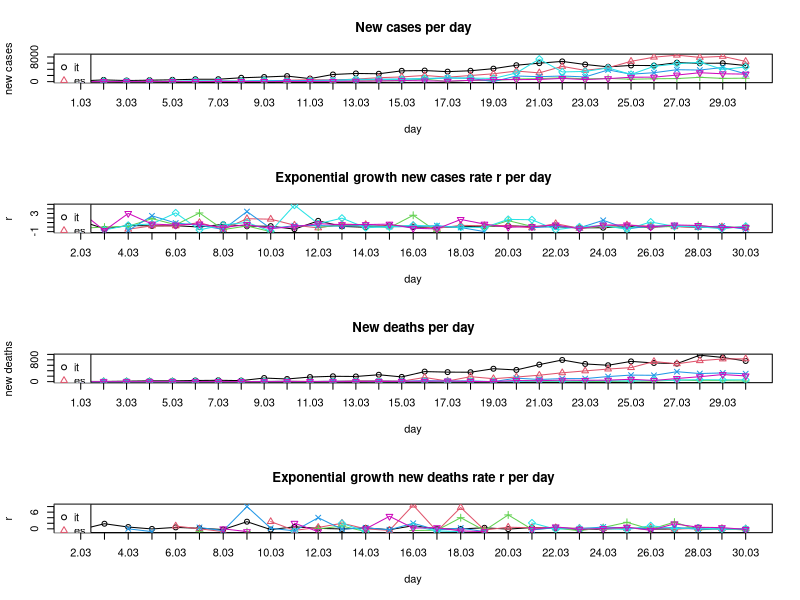

R code for this plot:
## Exponential growth
# y = a * (1 + r)^x
# a = initial value (the amount before measuring growth or decay)
# r = growth or decay rate (most often represented as a percentage and expressed as a decimal)
# x = number of time intervals that have passed
# (y/a)^(1/x) - 1 = r

BASE_DIR <- "~/covid-19/"
setwd(BASE_DIR)

## March: New confirmed covid-19 cases per day. Data taken from daily situation reports from the WHO website.
days <- c('01.03','02.03','03.03','04.03','05.03','06.03','07.03',
          '08.03','09.03','10.03','11.03','12.03','13.03','14.03',
          '15.03','16.03','17.03','18.03','19.03','20.03','21.03',
          '22.03','23.03','24.03','25.03','26.03','27.03','28.03',
          '29.03','30.03')
it <- c(240,561,347,466,587,769,778,1247,1492,1797,977,2313,2651,
        2547,3497,3590,3233,3526,4207,5322,5986,6557,5560,4789,5249,
        5210,6153,5959,5974,5217)
es <- c(13,0,69,37,47,59,117,56,159,435,615,501,825,1266,1522,2000,
        1438,1987,2538,3431,2833,4946,3646,4517,6584,7937,8578,7871,
        8189,6549)
ch <- c(8,6,6,7,20,30,123,55,68,0,159,154,213,267,234,841,0,450,353,
        853,977,1237,894,1044,774,925,1000,1390,1048,1122)
fr <- c(43,0,91,21,73,138,193,93,410,286,372,495,591,780,829,911,
        1193,1079,0,1834,1598,1821,1525,3794,2410,2895,3866,3756,
        4603,2497)
de <- c(0,72,28,39,66,272,105,156,317,27,157,271,802,693,733,1043,
        1174,1144,1042,2801,7324,3140,3311,4438,2342,4954,5780,6294,
        3965,4751)
uk <- c(3,13,3,12,20,29,49,43,67,46,50,87,134,208,342,251,152,407,
        672,647,706,1035,669,967,1427,1452,2129,2885,2546,2433)
all_countries <- list(it,es,ch,fr,de,uk)

## March: New confirmed covid-19 deaths per day. Data taken from daily situation reports from the WHO website.
it_d <- c(8,6,17,28,27,41,49,37,132,97,168,196,189,252,173,368,349,
          345,473,429,625,795,649,601,743,685,660,971,887,758)
es_d <- c(0,0,0,0,1,2,2,0,5,18,8,12,36,36,16,152,21,182,107,169,
          235,324,394,462,514,738,655,769,832,838)
ch_d <- c(0,0,0,0,0,1,0,1,0,0,1,1,2,0,5,2,1,5,2,12,10,13,4,6,20,17,
          58,36,38,22)
fr_d <- c(0,0,1,1,0,2,3,1,9,11,3,15,13,18,12,36,21,27,0,128,78,112,
          112,186,240,231,364,297,319,291)
de_d <- c(0,0,0,0,0,0,0,0,0,2,0,1,3,0,2,4,1,0,0,8,25,22,27,32,23,49,
          55,72,64,66)
uk_d <- c(0,0,0,0,0,0,1,1,0,1,3,0,2,2,11,14,20,5,0,41,33,56,48,54,
          87,41,115,181,260,209)
all_countries_d <- list(it_d,es_d,ch_d,fr_d,de_d,uk_d)

## Computing exponential growth rates r
compute_r <- function(y, t, x){
  r <- c()
  for(i in 2:length(t)){
    new_r <- (y[i] / y[i-1])^(1/x) - 1
    if(abs(new_r) %in% c(Inf, NaN)) new_r <- NA
    r <- c(r, new_r)
  }
  return(r)
}

r_it <- compute_r(it, days, 1)
r_es <- compute_r(es, days, 1)
r_ch <- compute_r(ch, days, 1)
r_fr <- compute_r(fr, days, 1)
r_de <- compute_r(de, days, 1)
r_uk <- compute_r(uk, days, 1)
all_countries_r <- list(r_it,r_es,r_ch,r_fr,r_de,r_uk)

r_it_d <- compute_r(it_d, days, 1)
r_es_d <- compute_r(es_d, days, 1)
r_ch_d <- compute_r(ch_d, days, 1)
r_fr_d <- compute_r(fr_d, days, 1)
r_de_d <- compute_r(de_d, days, 1)
r_uk_d <- compute_r(uk_d, days, 1)
all_countries_r_d <- list(r_it_d,r_es_d,r_ch_d,r_fr_d,r_de_d,r_uk_d)

## Plotting
all_countries_names <- c('it','es','ch','fr','de','uk')
colors <- 1:length(all_countries_names)
pchs <- 1:length(all_countries_names)

pdf('figures/static-new-cases-with-growth-rate.pdf', height = 10, paper = 'a4')

par(mfrow=c(4,1))

# New cases per day
plot(days, unlist(all_countries[1]), main='New cases per day', type='o',
     ylim=c(0,max(unlist(all_countries),na.rm=T)),
     xaxt="n", col=colors[1], pch=pchs[1], ylab='new cases', xlab='day')
axis(1, at=days, labels=T)
for(i in 2:length(all_countries)){
  lines(days, unlist(all_countries[i]), type='o', col=colors[i], pch=pchs[i])
}
legend('topleft',legend=all_countries_names,col=colors,pch=pchs)

# Exponential growth new cases rate r per day
plot(days[-1], unlist(all_countries_r[1]), main='Exponential growth new cases rate r per day', type='o',
     ylim=c(min(unlist(all_countries_r),na.rm=T), max(unlist(all_countries_r),na.rm=T)),
     xaxt="n", col=colors[1], pch=pchs[1], ylab='r', xlab='day')
axis(1, at=days[-1], labels=T)
for(i in 2:length(all_countries_r)){
  lines(days[-1], unlist(all_countries_r[i]), type='o', col=colors[i], pch=pchs[i])
}
legend('topleft',legend=all_countries_names,col=colors,pch=pchs)


# New deaths per day
plot(days, unlist(all_countries_d[1]), main='New deaths per day', type='o',
     ylim=c(0,max(unlist(all_countries_d),na.rm=T)),
     xaxt="n", col=colors[1], pch=pchs[1], ylab='new deaths', xlab='day')
axis(1, at=days, labels=T)
for(i in 2:length(all_countries_d)){
  lines(days, unlist(all_countries_d[i]), type='o', col=colors[i], pch=pchs[i])
}
legend('topleft',legend=all_countries_names,col=colors,pch=pchs)

# Exponential growth new deaths rate r per day
plot(days[-1], unlist(all_countries_r_d[1]), main='Exponential growth new deaths rate r per day', type='o',
     ylim=c(min(unlist(all_countries_r_d),na.rm=T), max(unlist(all_countries_r_d),na.rm=T)),
     xaxt="n", col=colors[1], pch=pchs[1], ylab='r', xlab='day')
axis(1, at=days[-1], labels=T)
for(i in 2:length(all_countries_r_d)){
  lines(days[-1], unlist(all_countries_r_d[i]), type='o', col=colors[i], pch=pchs[i])
}
legend('topleft',legend=all_countries_names,col=colors,pch=pchs)

dev.off <- dev.off()
